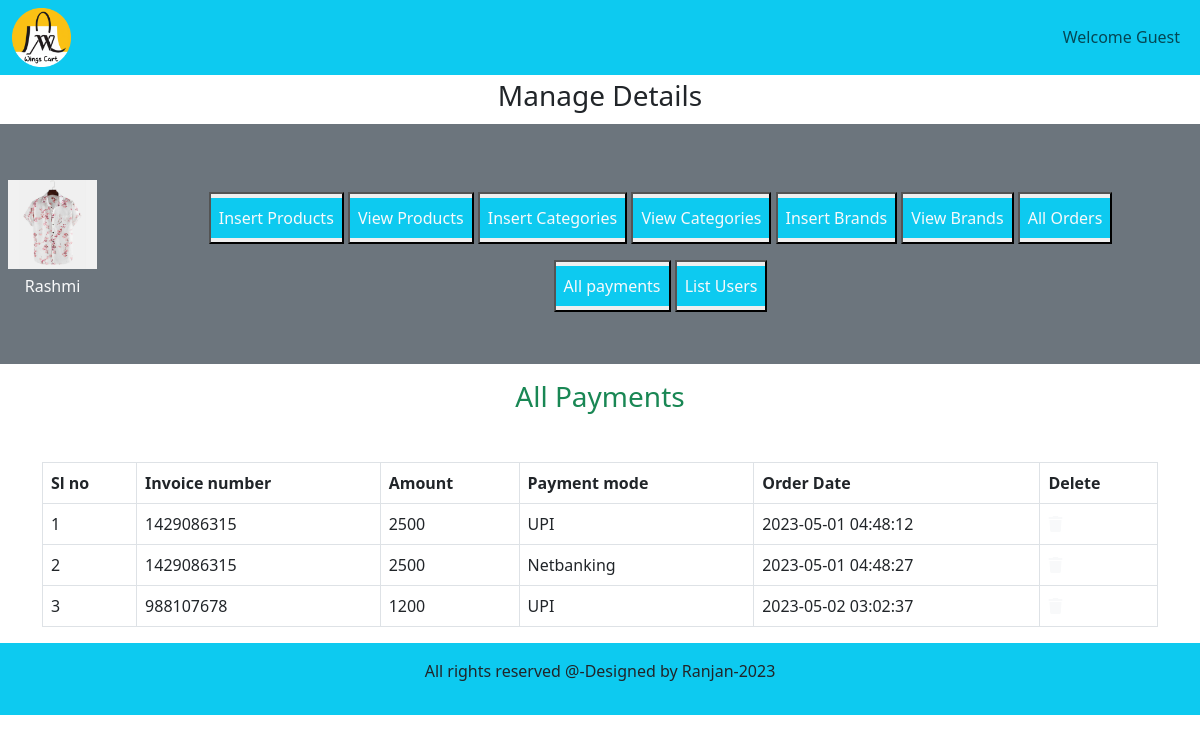
/admin_area/index.php?list_payments, run on the app's committed database.
### tables this page shows
CREATE TABLE `user_payments` (
  `payment_id` int(11) NOT NULL,
  `order_id` int(11) NOT NULL,
  `invoice_number` int(11) NOT NULL,
  `amount` int(11) NOT NULL,
  `payment_mode` varchar(255) NOT NULL,
  `date` timestamp NOT NULL DEFAULT current_timestamp() ON UPDATE current_timestamp()
);

### admin_area/list_payments.php (the view, shortened to what this page needs)
<h3 class="text-center text-success">All Payments</h3>
<table class="table table-bordered mt-5">
    <thead class="bg-info">
    <?php
    $get_payments="SELECT * FROM `user_payments`";
    $result=mysqli_query($con,$get_payments);
    $row_count=mysqli_num_rows($result);
    echo " <tr>
    <th>Sl no</th>
    <th>Invoice number</th>
    <th>Amount</th>
    <th>Payment mode</th>
    <th>Order Date</th>
    <th>Delete</th>
</tr>
</thead>
<tbody class='bg-secondary text-light'>";
if($row_count==0){
    echo "<h2 class='text-danger text-center mt-5'>No payments received yet</h2>";
}else{
    $number=0;
    while($row_data=mysqli_fetch_assoc($result)){
        $payment_id=$row_data['payment_id'];
        $amount=$row_data['amount'];
        $invoice_number=$row_data['invoice_number'];
       $payment_mode=$row_data['payment_mode'];
        $order_date=$row_data['date'];
        $number++;
        echo " <tr>
        <td>$number</td>
        <td>$invoice_number</td>
        <td>$amount</td>
        <td>$payment_mode</td>
        <td>$order_date</td>
        <td><a href='index.php?delete_payment=$payment_id'  type='button' class='text-light'
           data-toggle='modal' data-target='#exampleModal'><i class='fa-solid fa-trash'></i>
           </a></td>
    </tr>
        ";
    }
}
?>
    </tbody>
</table>

### style.css (style rules this page uses)
* { margin:0; padding:0; box-sizing: border-box; }

### admin_area/index.php (style rules this page uses)
body { overflow-x:hidden ; }

### data on the page
user_payments: invoice_number "1429086315", amount "2500", payment_mode "UPI", date "2023-05-01 04:48:12"
user_payments: invoice_number "1429086315", amount "2500", payment_mode "Netbanking", date "2023-05-01 04:48:27"
user_payments: invoice_number "988107678", amount "1200", payment_mode "UPI", date "2023-05-02 03:02:37"
